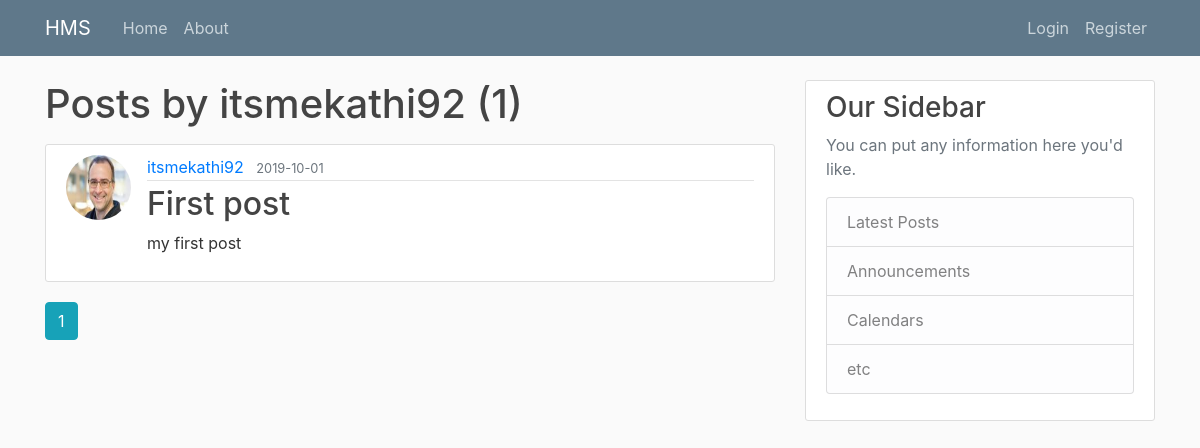
The page /user/itsmekathi92 on the database as committed earlier.
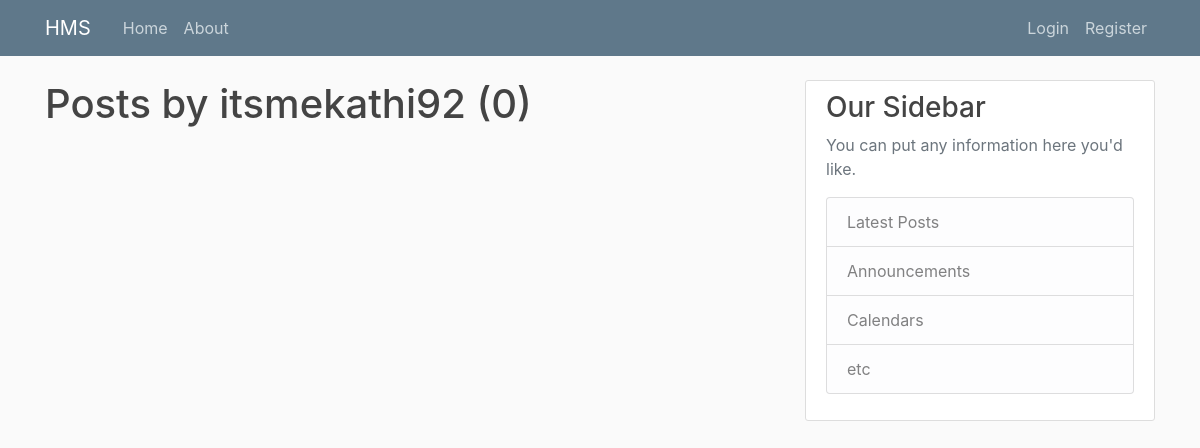
The same page on the database as committed later.
### app/models.py (models this page shows, shortened)
class Post(db.Model):
    id = db.Column(db.Integer, primary_key=True)
    title = db.Column(db.String(100), nullable=False)
    date_posted = db.Column(
        db.DateTime(), nullable=False, default=datetime.utcnow)
    content = db.Column(db.Text(), nullable=False)
    user_id = db.Column(db.Integer, db.ForeignKey('users.id'), nullable=False)

class User(db.Model, UserMixin):
    __tablename__ = 'users'
    id = db.Column(db.Integer, primary_key=True)
    active = db.Column('is_active', db.Boolean(),
                       nullable=False, server_default='1')
    username = db.Column(db.String(20), unique=True, nullable=False)
    email = db.Column(db.String(255, collation='NOCASE'),
                      nullable=False, unique=True)
    email_confirmed_at = db.Column(db.DateTime())
    password = db.Column(db.String(255), nullable=False, server_default='')
    image_file = db.Column(db.String(20), nullable=False,
                           default='default.jpg')
    first_name = db.Column(db.String(100, collation='NOCASE'),
                           nullable=False, server_default='')
    last_name = db.Column(db.String(100, collation='NOCASE'),
                          nullable=False, server_default='')
    roles = db.relationship('Role', secondary='user_roles')
    posts = db.relationship('Post', backref='author', lazy=True)
    todoLists = db.relationship('ToDoList', backref="user", lazy=True)

### app/users/routes.py (the view)
@users.route('/user/<string:username>')
def user_posts(username):
    page = request.args.get('page', 1, type=int)
    user = User.query.filter_by(username=username).first_or_404()
    posts = Post.query.filter_by(author=user)\
        .order_by(Post.date_posted.desc())\
        .paginate(page=page, per_page=5)
    return render_template('/users/user_posts.html', posts=posts, user=user)

### app/templates/users/user_posts.html
{% extends "layout.html" %}
{% block content %}
<h1 class="mb-3">Posts by {{ user.username }} ({{posts.total}})</h1>
{% for post in posts.items %}
<article class="media content-section">
    <img src="{{ url_for('static', filename='profile_pics/' + post.author.image_file) }}" class="rounded-circle article-img">
    <div class="media-body">
        <div class="article-metadata">
            <a class="mr-2" href="{{ url_for('users.user_posts', username=post.author.username)}}">{{ post.author.username }}</a>
            <small class="text-muted">{{ post.date_posted.strftime('%Y-%m-%d') }}</small>
        </div>
        <h2><a class="article-title" href="{{ url_for('posts.post', post_id=post.id)}}">{{ post.title }}</a></h2>
        <p class="article-content">{{ post.content }}</p>
    </div>
</article>
{% endfor %}
{% for page_num in posts.iter_pages(left_edge=1, right_edge=1, left_current=1, right_current=2) %}
    {% if page_num %}
        {% if posts.page == page_num %}
        <a class="btn btn-info mb-4" href="{{ url_for('users.user_posts', page=page_num, username=user.username)}}">{{ page_num }}</a>
        {% else %}
            <a class="btn btn-outline-info mb-4" href="{{ url_for('users.user_posts', page=page_num, username=user.username)}}">{{ page_num }}</a>
        {% endif %}
    {% else %}
        ...
    {% endif %}
{% endfor%}
{% endblock content%}

Rows that differ between the two databases and show on the page:
removed Post: image_file (picture), author.username "itsmekathi92", date_posted "2019-10-01", title "First post", content "my first post"
Other text that changed with them:
{{ posts.total }}: "1" → "0"
list line gone: "1"
